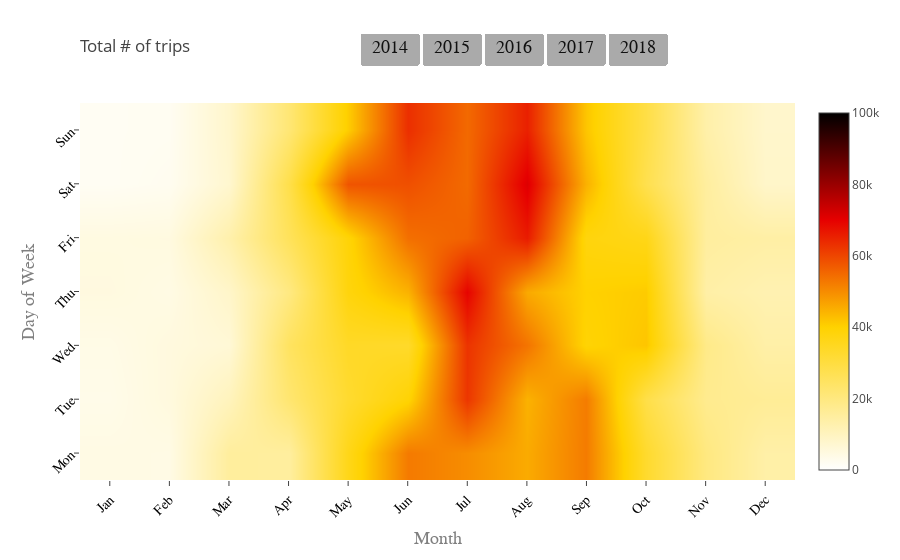

The notebook cell saved with this chart:
### Code cell
fig = go.Figure(data=data, layout=layout)
iplot(fig, filename='trip_count_heatmap.html')

### Figure 1 — Plotly figure (JSON) as saved in the notebook; plotly's stock layout.template omitted (floating-point values rounded to 4 significant figures)
{"data": [{"colorscale": "Hot", "hoverinfo": "text", "reversescale": true, "text": [["Month: Jan<br>Day of Week: Mon<br>Total trips: 11338", "Month: Feb<br>Day of Week: Mon<br>Total trips: 22155", "Month: Mar<br>Day of Week: Mon<br>Total trips: 28939", "Month: Apr<br>Day of Week: Mon<br>Total trips: 37971", "Month: May<br>Day of Week: Mon<br>Total trips: 64061", "Month: Jun<br>Day of Week: Mon<br>Total trips: 64535", "Month: Jul<br>Day of Week: Mon<br>Total trips: 69217", "Month: Aug<br>Day of Week: Mon<br>Total trips: 79950", "Month: Sep<br>Day of Week: Mon<br>Total trips: 64376", "Month: Oct<br>Day of Week: Mon<br>Total trips: 64769", "Month: Nov<br>Day of Week: Mon<br>Total trips: 33081", "Month: Dec<br>Day of Week: Mon<br>Total trips: 11801"], ["Month: Jan<br>Day of Week: Tue<br>Total trips: 13143", "Month: Feb<br>Day of Week: Tue<br>Total trips: 15090", "Month: Mar<br>Day of Week: Tue<br>Total trips: 38646", "Month: Apr<br>Day of Week: Tue<br>Total trips: 29691", "Month: May<br>Day of Week: Tue<br>Total trips: 53366", "Month: Jun<br>Day of Week: Tue<br>Total trips: 64763", "Month: Jul<br>Day of Week: Tue<br>Total trips: 68851", "Month: Aug<br>Day of Week: Tue<br>Total trips: 80257", "Month: Sep<br>Day of Week: Tue<br>Total trips: 60304", "Month: Oct<br>Day of Week: Tue<br>Total trips: 53881", "Month: Nov<br>Day of Week: Tue<br>Total trips: 48694", "Month: Dec<br>Day of Week: Tue<br>Total trips: 15032"], ["Month: Jan<br>Day of Week: Wed<br>Total trips: 14510", "Month: Feb<br>Day of Week: Wed<br>Total trips: 15011", "Month: Mar<br>Day of Week: Wed<br>Total trips: 30584", "Month: Apr<br>Day of Week: Wed<br>Total trips: 26142", "Month: May<br>Day of Week: Wed<br>Total trips: 41034", "Month: Jun<br>Day of Week: Wed<br>Total trips: 71877", "Month: Jul<br>Day of Week: Wed<br>Total trips: 61078", "Month: Aug<br>Day of Week: Wed<br>Total trips: 77489", "Month: Sep<br>Day of Week: Wed<br>Total trips: 47728", "Month: Oct<br>Day of Week: Wed<br>Total trips: 39920", "Month: Nov<br>Day of Week: Wed<br>Total trips: 39204", "Month: Dec<br>Day of Week: Wed<br>Total trips: 15201"], ["Month: Jan<br>Day of Week: Thu<br>Total trips: 18085", "Month: Feb<br>Day of Week: Thu<br>Total trips: 16763", "Month: Mar<br>Day of Week: Thu<br>Total trips: 27902", "Month: Apr<br>Day of Week: Thu<br>Total trips: 30965", "Month: May<br>Day of Week: Thu<br>Total trips: 49529", "Month: Jun<br>Day of Week: Thu<br>Total trips: 75455", "Month: Jul<br>Day of Week: Thu<br>Total trips: 59578", "Month: Aug<br>Day of Week: Thu<br>Total trips: 60109", "Month: Sep<br>Day of Week: Thu<br>Total trips: 69291", "Month: Oct<br>Day of Week: Thu<br>Total trips: 39285", "Month: Nov<br>Day of Week: Thu<br>Total trips: 35297", "Month: Dec<br>Day of Week: Thu<br>Total trips: 20051"], ["Month: Jan<br>Day of Week: Fri<br>Total trips: 16684", "Month: Feb<br>Day of Week: Fri<br>Total trips: 17745", "Month: Mar<br>Day of Week: Fri<br>Total trips: 25217", "Month: Apr<br>Day of Week: Fri<br>Total trips: 36186", "Month: May<br>Day of Week: Fri<br>Total trips: 50325", "Month: Jun<br>Day of Week: Fri<br>Total trips: 71160", "Month: Jul<br>Day of Week: Fri<br>Total trips: 80647", "Month: Aug<br>Day of Week: Fri<br>Total trips: 59179", "Month: Sep<br>Day of Week: Fri<br>Total trips: 70169", "Month: Oct<br>Day of Week: Fri<br>Total trips: 50278", "Month: Nov<br>Day of Week: Fri<br>Total trips: 32802", "Month: Dec<br>Day of Week: Fri<br>Total trips: 18897"], ["Month: Jan<br>Day of Week: Sat<br>Total trips: 11755", "Month: Feb<br>Day of Week: Sat<br>Total trips: 19039", "Month: Mar<br>Day of Week: Sat<br>Total trips: 20122", "Month: Apr<br>Day of Week: Sat<br>Total trips: 31900", "Month: May<br>Day of Week: Sat<br>Total trips: 44443", "Month: Jun<br>Day of Week: Sat<br>Total trips: 69118", "Month: Jul<br>Day of Week: Sat<br>Total trips: 94788", "Month: Aug<br>Day of Week: Sat<br>Total trips: 60410", "Month: Sep<br>Day of Week: Sat<br>Total trips: 61584", "Month: Oct<br>Day of Week: Sat<br>Total trips: 52948", "Month: Nov<br>Day of Week: Sat<br>Total trips: 26703", "Month: Dec<br>Day of Week: Sat<br>Total trips: 9384"], ["Month: Jan<br>Day of Week: Sun<br>Total trips: 7324", "Month: Feb<br>Day of Week: Sun<br>Total trips: 12317", "Month: Mar<br>Day of Week: Sun<br>Total trips: 14546", "Month: Apr<br>Day of Week: Sun<br>Total trips: 38780", "Month: May<br>Day of Week: Sun<br>Total trips: 60561", "Month: Jun<br>Day of Week: Sun<br>Total trips: 60965", "Month: Jul<br>Day of Week: Sun<br>Total trips: 83960", "Month: Aug<br>Day of Week: Sun<br>Total trips: 67194", "Month: Sep<br>Day of Week: Sun<br>Total trips: 65750", "Month: Oct<br>Day of Week: Sun<br>Total trips: 49113", "Month: Nov<br>Day of Week: Sun<br>Total trips: 24627", "Month: Dec<br>Day of Week: Sun<br>Total trips: 2864"]], "type": "heatmap", "uid": "1bf96918-3d0b-42de-92b9-d56f91278cb1", "x": ["Jan", "Feb", "Mar", "Apr", "May", "Jun", "Jul", "Aug", "Sep", "Oct", "Nov", "Dec"], "y": ["Mon", "Tue", "Wed", "Thu", "Fri", "Sat", "Sun"], "z": [[4260, 4108, 15402, 15172, 36283, 52582, 49920, 45618, 52362, 32812, 19851, 13759], [3477, 5209, 10422, 22496, 32618, 39319, 62319, 44620, 52267, 28587, 17632, 16424], [3852, 5164, 6436, 24990, 33894, 33371, 62642, 53435, 39310, 41812, 18589, 13746], [4963, 4240, 8409, 19770, 38137, 44623, 69565, 45854, 40040, 40994, 13920, 12215], [4722, 4924, 13063, 25827, 39014, 54097, 56059, 66110, 38023, 36433, 15185, 14152], [1882, 2384, 7545, 28391, 57944, 58670, 54877, 71087, 44688, 27714, 15186, 8422], [1920, 2058, 8031, 21830, 40855, 63345, 54958, 65393, 41823, 28961, 13512, 8059]], "zauto": false, "zmax": 100000, "zmin": 0, "zsmooth": "best"}, {"colorscale": "Hot", "hoverinfo": "text", "reversescale": true, "text": [["Month: Jan<br>Day of Week: Mon<br>Total trips: 7450", "Month: Feb<br>Day of Week: Mon<br>Total trips: 4910", "Month: Mar<br>Day of Week: Mon<br>Total trips: 19744", "Month: Apr<br>Day of Week: Mon<br>Total trips: 22994", "Month: May<br>Day of Week: Mon<br>Total trips: 41686", "Month: Jun<br>Day of Week: Mon<br>Total trips: 53372", "Month: Jul<br>Day of Week: Mon<br>Total trips: 60733", "Month: Aug<br>Day of Week: Mon<br>Total trips: 76318", "Month: Sep<br>Day of Week: Mon<br>Total trips: 58954", "Month: Oct<br>Day of Week: Mon<br>Total trips: 47000", "Month: Nov<br>Day of Week: Mon<br>Total trips: 38075", "Month: Dec<br>Day of Week: Mon<br>Total trips: 15257"], ["Month: Jan<br>Day of Week: Tue<br>Total trips: 8622", "Month: Feb<br>Day of Week: Tue<br>Total trips: 6997", "Month: Mar<br>Day of Week: Tue<br>Total trips: 17108", "Month: Apr<br>Day of Week: Tue<br>Total trips: 24450", "Month: May<br>Day of Week: Tue<br>Total trips: 31026", "Month: Jun<br>Day of Week: Tue<br>Total trips: 79601", "Month: Jul<br>Day of Week: Tue<br>Total trips: 61890", "Month: Aug<br>Day of Week: Tue<br>Total trips: 62929", "Month: Sep<br>Day of Week: Tue<br>Total trips: 65751", "Month: Oct<br>Day of Week: Tue<br>Total trips: 43532", "Month: Nov<br>Day of Week: Tue<br>Total trips: 33056", "Month: Dec<br>Day of Week: Tue<br>Total trips: 26560"], ["Month: Jan<br>Day of Week: Wed<br>Total trips: 9031", "Month: Feb<br>Day of Week: Wed<br>Total trips: 6637", "Month: Mar<br>Day of Week: Wed<br>Total trips: 14708", "Month: Apr<br>Day of Week: Wed<br>Total trips: 29847", "Month: May<br>Day of Week: Wed<br>Total trips: 36707", "Month: Jun<br>Day of Week: Wed<br>Total trips: 56504", "Month: Jul<br>Day of Week: Wed<br>Total trips: 81251", "Month: Aug<br>Day of Week: Wed<br>Total trips: 64767", "Month: Sep<br>Day of Week: Wed<br>Total trips: 71699", "Month: Oct<br>Day of Week: Wed<br>Total trips: 43944", "Month: Nov<br>Day of Week: Wed<br>Total trips: 32307", "Month: Dec<br>Day of Week: Wed<br>Total trips: 22906"], ["Month: Jan<br>Day of Week: Thu<br>Total trips: 10380", "Month: Feb<br>Day of Week: Thu<br>Total trips: 4580", "Month: Mar<br>Day of Week: Thu<br>Total trips: 14888", "Month: Apr<br>Day of Week: Thu<br>Total trips: 26559", "Month: May<br>Day of Week: Thu<br>Total trips: 47280", "Month: Jun<br>Day of Week: Thu<br>Total trips: 55255", "Month: Jul<br>Day of Week: Thu<br>Total trips: 78120", "Month: Aug<br>Day of Week: Thu<br>Total trips: 65534", "Month: Sep<br>Day of Week: Thu<br>Total trips: 54486", "Month: Oct<br>Day of Week: Thu<br>Total trips: 54599", "Month: Nov<br>Day of Week: Thu<br>Total trips: 24621", "Month: Dec<br>Day of Week: Thu<br>Total trips: 21297"], ["Month: Jan<br>Day of Week: Fri<br>Total trips: 12485", "Month: Feb<br>Day of Week: Fri<br>Total trips: 5989", "Month: Mar<br>Day of Week: Fri<br>Total trips: 15897", "Month: Apr<br>Day of Week: Fri<br>Total trips: 25145", "Month: May<br>Day of Week: Fri<br>Total trips: 53458", "Month: Jun<br>Day of Week: Fri<br>Total trips: 42321", "Month: Jul<br>Day of Week: Fri<br>Total trips: 93154", "Month: Aug<br>Day of Week: Fri<br>Total trips: 66614", "Month: Sep<br>Day of Week: Fri<br>Total trips: 50204", "Month: Oct<br>Day of Week: Fri<br>Total trips: 53318", "Month: Nov<br>Day of Week: Fri<br>Total trips: 22526", "Month: Dec<br>Day of Week: Fri<br>Total trips: 14377"], ["Month: Jan<br>Day of Week: Sat<br>Total trips: 7693", "Month: Feb<br>Day of Week: Sat<br>Total trips: 3937", "Month: Mar<br>Day of Week: Sat<br>Total trips: 13868", "Month: Apr<br>Day of Week: Sat<br>Total trips: 24383", "Month: May<br>Day of Week: Sat<br>Total trips: 52482", "Month: Jun<br>Day of Week: Sat<br>Total trips: 70840", "Month: Jul<br>Day of Week: Sat<br>Total trips: 80465", "Month: Aug<br>Day of Week: Sat<br>Total trips: 85093", "Month: Sep<br>Day of Week: Sat<br>Total trips: 66211", "Month: Oct<br>Day of Week: Sat<br>Total trips: 35376", "Month: Nov<br>Day of Week: Sat<br>Total trips: 16394", "Month: Dec<br>Day of Week: Sat<br>Total trips: 10504"], ["Month: Jan<br>Day of Week: Sun<br>Total trips: 3617", "Month: Feb<br>Day of Week: Sun<br>Total trips: 2088", "Month: Mar<br>Day of Week: Sun<br>Total trips: 11720", "Month: Apr<br>Day of Week: Sun<br>Total trips: 22850", "Month: May<br>Day of Week: Sun<br>Total trips: 39176", "Month: Jun<br>Day of Week: Sun<br>Total trips: 57954", "Month: Jul<br>Day of Week: Sun<br>Total trips: 78098", "Month: Aug<br>Day of Week: Sun<br>Total trips: 73774", "Month: Sep<br>Day of Week: Sun<br>Total trips: 59790", "Month: Oct<br>Day of Week: Sun<br>Total trips: 38743", "Month: Nov<br>Day of Week: Sun<br>Total trips: 26812", "Month: Dec<br>Day of Week: Sun<br>Total trips: 10161"]], "type": "heatmap", "uid": "10e9caa8-24ea-48a8-9dfb-10b4288b80f7", "visible": false, "x": ["Jan", "Feb", "Mar", "Apr", "May", "Jun", "Jul", "Aug", "Sep", "Oct", "Nov", "Dec"], "y": ["Mon", "Tue", "Wed", "Thu", "Fri", "Sat", "Sun"], "z": [[7450, 4910, 19744, 22994, 41686, 53372, 60733, 76318, 58954, 47000, 38075, 15257], [8622, 6997, 17108, 24450, 31026, 79601, 61890, 62929, 65751, 43532, 33056, 26560], [9031, 6637, 14708, 29847, 36707, 56504, 81251, 64767, 71699, 43944, 32307, 22906], [10380, 4580, 14888, 26559, 47280, 55255, 78120, 65534, 54486, 54599, 24621, 21297], [12485, 5989, 15897, 25145, 53458, 42321, 93154, 66614, 50204, 53318, 22526, 14377], [7693, 3937, 13868, 24383, 52482, 70840, 80465, 85093, 66211, 35376, 16394, 10504], [3617, 2088, 11720, 22850, 39176, 57954, 78098, 73774, 59790, 38743, 26812, 10161]], "zauto": false, "zmax": 100000, "zmin": 0, "zsmooth": "best"}, {"colorscale": "Hot", "hoverinfo": "text", "reversescale": true, "text": [["Month: Jan<br>Day of Week: Mon<br>Total trips: 11338", "Month: Feb<br>Day of Week: Mon<br>Total trips: 22155", "Month: Mar<br>Day of Week: Mon<br>Total trips: 28939", "Month: Apr<br>Day of Week: Mon<br>Total trips: 37971", "Month: May<br>Day of Week: Mon<br>Total trips: 64061", "Month: Jun<br>Day of Week: Mon<br>Total trips: 64535", "Month: Jul<br>Day of Week: Mon<br>Total trips: 69217", "Month: Aug<br>Day of Week: Mon<br>Total trips: 79950", "Month: Sep<br>Day of Week: Mon<br>Total trips: 64376", "Month: Oct<br>Day of Week: Mon<br>Total trips: 64769", "Month: Nov<br>Day of Week: Mon<br>Total trips: 33081", "Month: Dec<br>Day of Week: Mon<br>Total trips: 11801"], ["Month: Jan<br>Day of Week: Tue<br>Total trips: 13143", "Month: Feb<br>Day of Week: Tue<br>Total trips: 15090", "Month: Mar<br>Day of Week: Tue<br>Total trips: 38646", "Month: Apr<br>Day of Week: Tue<br>Total trips: 29691", "Month: May<br>Day of Week: Tue<br>Total trips: 53366", "Month: Jun<br>Day of Week: Tue<br>Total trips: 64763", "Month: Jul<br>Day of Week: Tue<br>Total trips: 68851", "Month: Aug<br>Day of Week: Tue<br>Total trips: 80257", "Month: Sep<br>Day of Week: Tue<br>Total trips: 60304", "Month: Oct<br>Day of Week: Tue<br>Total trips: 53881", "Month: Nov<br>Day of Week: Tue<br>Total trips: 48694", "Month: Dec<br>Day of Week: Tue<br>Total trips: 15032"], ["Month: Jan<br>Day of Week: Wed<br>Total trips: 14510", "Month: Feb<br>Day of Week: Wed<br>Total trips: 15011", "Month: Mar<br>Day of Week: Wed<br>Total trips: 30584", "Month: Apr<br>Day of Week: Wed<br>Total trips: 26142", "Month: May<br>Day of Week: Wed<br>Total trips: 41034", "Month: Jun<br>Day of Week: Wed<br>Total trips: 71877", "Month: Jul<br>Day of Week: Wed<br>Total trips: 61078", "Month: Aug<br>Day of Week: Wed<br>Total trips: 77489", "Month: Sep<br>Day of Week: Wed<br>Total trips: 47728", "Month: Oct<br>Day of Week: Wed<br>Total trips: 39920", "Month: Nov<br>Day of Week: Wed<br>Total trips: 39204", "Month: Dec<br>Day of Week: Wed<br>Total trips: 15201"], ["Month: Jan<br>Day of Week: Thu<br>Total trips: 18085", "Month: Feb<br>Day of Week: Thu<br>Total trips: 16763", "Month: Mar<br>Day of Week: Thu<br>Total trips: 27902", "Month: Apr<br>Day of Week: Thu<br>Total trips: 30965", "Month: May<br>Day of Week: Thu<br>Total trips: 49529", "Month: Jun<br>Day of Week: Thu<br>Total trips: 75455", "Month: Jul<br>Day of Week: Thu<br>Total trips: 59578", "Month: Aug<br>Day of Week: Thu<br>Total trips: 60109", "Month: Sep<br>Day of Week: Thu<br>Total trips: 69291", "Month: Oct<br>Day of Week: Thu<br>Total trips: 39285", "Month: Nov<br>Day of Week: Thu<br>Total trips: 35297", "Month: Dec<br>Day of Week: Thu<br>Total trips: 20051"], ["Month: Jan<br>Day of Week: Fri<br>Total trips: 16684", "Month: Feb<br>Day of Week: Fri<br>Total trips: 17745", "Month: Mar<br>Day of Week: Fri<br>Total trips: 25217", "Month: Apr<br>Day of Week: Fri<br>Total trips: 36186", "Month: May<br>Day of Week: Fri<br>Total trips: 50325", "Month: Jun<br>Day of Week: Fri<br>Total trips: 71160", "Month: Jul<br>Day of Week: Fri<br>Total trips: 80647", "Month: Aug<br>Day of Week: Fri<br>Total trips: 59179", "Month: Sep<br>Day of Week: Fri<br>Total trips: 70169", "Month: Oct<br>Day of Week: Fri<br>Total trips: 50278", "Month: Nov<br>Day of Week: Fri<br>Total trips: 32802", "Month: Dec<br>Day of Week: Fri<br>Total trips: 18897"], ["Month: Jan<br>Day of Week: Sat<br>Total trips: 11755", "Month: Feb<br>Day of Week: Sat<br>Total trips: 19039", "Month: Mar<br>Day of Week: Sat<br>Total trips: 20122", "Month: Apr<br>Day of Week: Sat<br>Total trips: 31900", "Month: May<br>Day of Week: Sat<br>Total trips: 44443", "Month: Jun<br>Day of Week: Sat<br>Total trips: 69118", "Month: Jul<br>Day of Week: Sat<br>Total trips: 94788", "Month: Aug<br>Day of Week: Sat<br>Total trips: 60410", "Month: Sep<br>Day of Week: Sat<br>Total trips: 61584", "Month: Oct<br>Day of Week: Sat<br>Total trips: 52948", "Month: Nov<br>Day of Week: Sat<br>Total trips: 26703", "Month: Dec<br>Day of Week: Sat<br>Total trips: 9384"], ["Month: Jan<br>Day of Week: Sun<br>Total trips: 7324", "Month: Feb<br>Day of Week: Sun<br>Total trips: 12317", "Month: Mar<br>Day of Week: Sun<br>Total trips: 14546", "Month: Apr<br>Day of Week: Sun<br>Total trips: 38780", "Month: May<br>Day of Week: Sun<br>Total trips: 60561", "Month: Jun<br>Day of Week: Sun<br>Total trips: 60965", "Month: Jul<br>Day of Week: Sun<br>Total trips: 83960", "Month: Aug<br>Day of Week: Sun<br>Total trips: 67194", "Month: Sep<br>Day of Week: Sun<br>Total trips: 65750", "Month: Oct<br>Day of Week: Sun<br>Total trips: 49113", "Month: Nov<br>Day of Week: Sun<br>Total trips: 24627", "Month: Dec<br>Day of Week: Sun<br>Total trips: 2864"]], "type": "heatmap", "uid": "b3b47d5b-bfa7-43b4-aa26-7d3e8d5ea496", "visible": false, "x": ["Jan", "Feb", "Mar", "Apr", "May", "Jun", "Jul", "Aug", "Sep", "Oct", "Nov", "Dec"], "y": ["Mon", "Tue", "Wed", "Thu", "Fri", "Sat", "Sun"], "z": [[11338, 22155, 28939, 37971, 64061, 64535, 69217, 79950, 64376, 64769, 33081, 11801], [13143, 15090, 38646, 29691, 53366, 64763, 68851, 80257, 60304, 53881, 48694, 15032], [14510, 15011, 30584, 26142, 41034, 71877, 61078, 77489, 47728, 39920, 39204, 15201], [18085, 16763, 27902, 30965, 49529, 75455, 59578, 60109, 69291, 39285, 35297, 20051], [16684, 17745, 25217, 36186, 50325, 71160, 80647, 59179, 70169, 50278, 32802, 18897], [11755, 19039, 20122, 31900, 44443, 69118, 94788, 60410, 61584, 52948, 26703, 9384], [7324, 12317, 14546, 38780, 60561, 60965, 83960, 67194, 65750, 49113, 24627, 2864]], "zauto": false, "zmax": 100000, "zmin": 0, "zsmooth": "best"}, {"colorscale": "Hot", "hoverinfo": "text", "reversescale": true, "text": [["Month: Jan<br>Day of Week: Mon<br>Total trips: 17456", "Month: Feb<br>Day of Week: Mon<br>Total trips: 29108", "Month: Mar<br>Day of Week: Mon<br>Total trips: 22035", "Month: Apr<br>Day of Week: Mon<br>Total trips: 34940", "Month: May<br>Day of Week: Mon<br>Total trips: 62602", "Month: Jun<br>Day of Week: Mon<br>Total trips: 65336", "Month: Jul<br>Day of Week: Mon<br>Total trips: 90389", "Month: Aug<br>Day of Week: Mon<br>Total trips: 71820", "Month: Sep<br>Day of Week: Mon<br>Total trips: 66236", "Month: Oct<br>Day of Week: Mon<br>Total trips: 64128", "Month: Nov<br>Day of Week: Mon<br>Total trips: 34241", "Month: Dec<br>Day of Week: Mon<br>Total trips: 20705"], ["Month: Jan<br>Day of Week: Tue<br>Total trips: 23389", "Month: Feb<br>Day of Week: Tue<br>Total trips: 25556", "Month: Mar<br>Day of Week: Tue<br>Total trips: 23129", "Month: Apr<br>Day of Week: Tue<br>Total trips: 43114", "Month: May<br>Day of Week: Tue<br>Total trips: 53486", "Month: Jun<br>Day of Week: Tue<br>Total trips: 68918", "Month: Jul<br>Day of Week: Tue<br>Total trips: 77042", "Month: Aug<br>Day of Week: Tue<br>Total trips: 92675", "Month: Sep<br>Day of Week: Tue<br>Total trips: 65727", "Month: Oct<br>Day of Week: Tue<br>Total trips: 52639", "Month: Nov<br>Day of Week: Tue<br>Total trips: 34823", "Month: Dec<br>Day of Week: Tue<br>Total trips: 18401"], ["Month: Jan<br>Day of Week: Wed<br>Total trips: 17507", "Month: Feb<br>Day of Week: Wed<br>Total trips: 26379", "Month: Mar<br>Day of Week: Wed<br>Total trips: 26064", "Month: Apr<br>Day of Week: Wed<br>Total trips: 31966", "Month: May<br>Day of Week: Wed<br>Total trips: 57681", "Month: Jun<br>Day of Week: Wed<br>Total trips: 60620", "Month: Jul<br>Day of Week: Wed<br>Total trips: 67790", "Month: Aug<br>Day of Week: Wed<br>Total trips: 92422", "Month: Sep<br>Day of Week: Wed<br>Total trips: 61333", "Month: Oct<br>Day of Week: Wed<br>Total trips: 48509", "Month: Nov<br>Day of Week: Wed<br>Total trips: 35888", "Month: Dec<br>Day of Week: Wed<br>Total trips: 16750"], ["Month: Jan<br>Day of Week: Thu<br>Total trips: 15143", "Month: Feb<br>Day of Week: Thu<br>Total trips: 19886", "Month: Mar<br>Day of Week: Thu<br>Total trips: 25889", "Month: Apr<br>Day of Week: Thu<br>Total trips: 31238", "Month: May<br>Day of Week: Thu<br>Total trips: 47560", "Month: Jun<br>Day of Week: Thu<br>Total trips: 83398", "Month: Jul<br>Day of Week: Thu<br>Total trips: 67153", "Month: Aug<br>Day of Week: Thu<br>Total trips: 85268", "Month: Sep<br>Day of Week: Thu<br>Total trips: 65150", "Month: Oct<br>Day of Week: Thu<br>Total trips: 56841", "Month: Nov<br>Day of Week: Thu<br>Total trips: 35113", "Month: Dec<br>Day of Week: Thu<br>Total trips: 17427"], ["Month: Jan<br>Day of Week: Fri<br>Total trips: 15141", "Month: Feb<br>Day of Week: Fri<br>Total trips: 22894", "Month: Mar<br>Day of Week: Fri<br>Total trips: 30387", "Month: Apr<br>Day of Week: Fri<br>Total trips: 35897", "Month: May<br>Day of Week: Fri<br>Total trips: 36443", "Month: Jun<br>Day of Week: Fri<br>Total trips: 86078", "Month: Jul<br>Day of Week: Fri<br>Total trips: 70225", "Month: Aug<br>Day of Week: Fri<br>Total trips: 73081", "Month: Sep<br>Day of Week: Fri<br>Total trips: 82373", "Month: Oct<br>Day of Week: Fri<br>Total trips: 52939", "Month: Nov<br>Day of Week: Fri<br>Total trips: 24280", "Month: Dec<br>Day of Week: Fri<br>Total trips: 24919"], ["Month: Jan<br>Day of Week: Sat<br>Total trips: 13401", "Month: Feb<br>Day of Week: Sat<br>Total trips: 21551", "Month: Mar<br>Day of Week: Sat<br>Total trips: 10745", "Month: Apr<br>Day of Week: Sat<br>Total trips: 48132", "Month: May<br>Day of Week: Sat<br>Total trips: 44719", "Month: Jun<br>Day of Week: Sat<br>Total trips: 73455", "Month: Jul<br>Day of Week: Sat<br>Total trips: 102427", "Month: Aug<br>Day of Week: Sat<br>Total trips: 79619", "Month: Sep<br>Day of Week: Sat<br>Total trips: 80169", "Month: Oct<br>Day of Week: Sat<br>Total trips: 30485", "Month: Nov<br>Day of Week: Sat<br>Total trips: 11625", "Month: Dec<br>Day of Week: Sat<br>Total trips: 14601"], ["Month: Jan<br>Day of Week: Sun<br>Total trips: 9905", "Month: Feb<br>Day of Week: Sun<br>Total trips: 20969", "Month: Mar<br>Day of Week: Sun<br>Total trips: 15157", "Month: Apr<br>Day of Week: Sun<br>Total trips: 43391", "Month: May<br>Day of Week: Sun<br>Total trips: 43503", "Month: Jun<br>Day of Week: Sun<br>Total trips: 67359", "Month: Jul<br>Day of Week: Sun<br>Total trips: 90116", "Month: Aug<br>Day of Week: Sun<br>Total trips: 62754", "Month: Sep<br>Day of Week: Sun<br>Total trips: 64501", "Month: Oct<br>Day of Week: Sun<br>Total trips: 48563", "Month: Nov<br>Day of Week: Sun<br>Total trips: 13769", "Month: Dec<br>Day of Week: Sun<br>Total trips: 12593"]], "type": "heatmap", "uid": "fe6802be-f716-4a4f-8dd4-9ed06e82c19f", "visible": false, "x": ["Jan", "Feb", "Mar", "Apr", "May", "Jun", "Jul", "Aug", "Sep", "Oct", "Nov", "Dec"], "y": ["Mon", "Tue", "Wed", "Thu", "Fri", "Sat", "Sun"], "z": [[17456, 29108, 22035, 34940, 62602, 65336, 90389, 71820, 66236, 64128, 34241, 20705], [23389, 25556, 23129, 43114, 53486, 68918, 77042, 92675, 65727, 52639, 34823, 18401], [17507, 26379, 26064, 31966, 57681, 60620, 67790, 92422, 61333, 48509, 35888, 16750], [15143, 19886, 25889, 31238, 47560, 83398, 67153, 85268, 65150, 56841, 35113, 17427], [15141, 22894, 30387, 35897, 36443, 86078, 70225, 73081, 82373, 52939, 24280, 24919], [13401, 21551, 10745, 48132, 44719, 73455, 102427, 79619, 80169, 30485, 11625, 14601], [9905, 20969, 15157, 43391, 43503, 67359, 90116, 62754, 64501, 48563, 13769, 12593]], "zauto": false, "zmax": 100000, "zmin": 0, "zsmooth": "best"}, {"colorscale": "Hot", "hoverinfo": "text", "reversescale": true, "text": [["Month: Jan<br>Day of Week: Mon<br>Total trips: 15646", "Month: Feb<br>Day of Week: Mon<br>Total trips: 15538", "Month: Mar<br>Day of Week: Mon<br>Total trips: 25147", "Month: Apr<br>Day of Week: Mon<br>Total trips: 38502", "Month: May<br>Day of Week: Mon<br>Total trips: 45712", "Month: Jun<br>Day of Week: Mon<br>Total trips: 61977", "Month: Jul<br>Day of Week: Mon<br>Total trips: 92098", "Month: Aug<br>Day of Week: Mon<br>Total trips: 63376", "Month: Sep<br>Day of Week: Mon<br>Total trips: 59055", "Month: Oct<br>Day of Week: Mon<br>Total trips: 65598", "Month: Nov<br>Day of Week: Mon<br>Total trips: 25103", "Month: Dec<br>Day of Week: Mon<br>Total trips: 20799"], ["Month: Jan<br>Day of Week: Tue<br>Total trips: 18727", "Month: Feb<br>Day of Week: Tue<br>Total trips: 18994", "Month: Mar<br>Day of Week: Tue<br>Total trips: 23030", "Month: Apr<br>Day of Week: Tue<br>Total trips: 29248", "Month: May<br>Day of Week: Tue<br>Total trips: 74953", "Month: Jun<br>Day of Week: Tue<br>Total trips: 60998", "Month: Jul<br>Day of Week: Tue<br>Total trips: 92337", "Month: Aug<br>Day of Week: Tue<br>Total trips: 63065", "Month: Sep<br>Day of Week: Tue<br>Total trips: 63271", "Month: Oct<br>Day of Week: Tue<br>Total trips: 67660", "Month: Nov<br>Day of Week: Tue<br>Total trips: 25706", "Month: Dec<br>Day of Week: Tue<br>Total trips: 20572"], ["Month: Jan<br>Day of Week: Wed<br>Total trips: 21739", "Month: Feb<br>Day of Week: Wed<br>Total trips: 20141", "Month: Mar<br>Day of Week: Wed<br>Total trips: 26516", "Month: Apr<br>Day of Week: Wed<br>Total trips: 28726", "Month: May<br>Day of Week: Wed<br>Total trips: 69452", "Month: Jun<br>Day of Week: Wed<br>Total trips: 70746", "Month: Jul<br>Day of Week: Wed<br>Total trips: 73864", "Month: Aug<br>Day of Week: Wed<br>Total trips: 87877", "Month: Sep<br>Day of Week: Wed<br>Total trips: 65108", "Month: Oct<br>Day of Week: Wed<br>Total trips: 63491", "Month: Nov<br>Day of Week: Wed<br>Total trips: 25413", "Month: Dec<br>Day of Week: Wed<br>Total trips: 23213"], ["Month: Jan<br>Day of Week: Thu<br>Total trips: 16964", "Month: Feb<br>Day of Week: Thu<br>Total trips: 18640", "Month: Mar<br>Day of Week: Thu<br>Total trips: 30034", "Month: Apr<br>Day of Week: Thu<br>Total trips: 34886", "Month: May<br>Day of Week: Thu<br>Total trips: 71870", "Month: Jun<br>Day of Week: Thu<br>Total trips: 60613", "Month: Jul<br>Day of Week: Thu<br>Total trips: 71488", "Month: Aug<br>Day of Week: Thu<br>Total trips: 92665", "Month: Sep<br>Day of Week: Thu<br>Total trips: 61528", "Month: Oct<br>Day of Week: Thu<br>Total trips: 50325", "Month: Nov<br>Day of Week: Thu<br>Total trips: 32846", "Month: Dec<br>Day of Week: Thu<br>Total trips: 20761"], ["Month: Jan<br>Day of Week: Fri<br>Total trips: 16930", "Month: Feb<br>Day of Week: Fri<br>Total trips: 14581", "Month: Mar<br>Day of Week: Fri<br>Total trips: 31951", "Month: Apr<br>Day of Week: Fri<br>Total trips: 30567", "Month: May<br>Day of Week: Fri<br>Total trips: 50650", "Month: Jun<br>Day of Week: Fri<br>Total trips: 72326", "Month: Jul<br>Day of Week: Fri<br>Total trips: 71840", "Month: Aug<br>Day of Week: Fri<br>Total trips: 86914", "Month: Sep<br>Day of Week: Fri<br>Total trips: 59190", "Month: Oct<br>Day of Week: Fri<br>Total trips: 39811", "Month: Nov<br>Day of Week: Fri<br>Total trips: 32325", "Month: Dec<br>Day of Week: Fri<br>Total trips: 18536"], ["Month: Jan<br>Day of Week: Sat<br>Total trips: 11614", "Month: Feb<br>Day of Week: Sat<br>Total trips: 7886", "Month: Mar<br>Day of Week: Sat<br>Total trips: 19829", "Month: Apr<br>Day of Week: Sat<br>Total trips: 17015", "Month: May<br>Day of Week: Sat<br>Total trips: 48603", "Month: Jun<br>Day of Week: Sat<br>Total trips: 77107", "Month: Jul<br>Day of Week: Sat<br>Total trips: 68129", "Month: Aug<br>Day of Week: Sat<br>Total trips: 72234", "Month: Sep<br>Day of Week: Sat<br>Total trips: 63993", "Month: Oct<br>Day of Week: Sat<br>Total trips: 30252", "Month: Nov<br>Day of Week: Sat<br>Total trips: 16524", "Month: Dec<br>Day of Week: Sat<br>Total trips: 12161"], ["Month: Jan<br>Day of Week: Sun<br>Total trips: 8084", "Month: Feb<br>Day of Week: Sun<br>Total trips: 7155", "Month: Mar<br>Day of Week: Sun<br>Total trips: 17969", "Month: Apr<br>Day of Week: Sun<br>Total trips: 21160", "Month: May<br>Day of Week: Sun<br>Total trips: 39904", "Month: Jun<br>Day of Week: Sun<br>Total trips: 54630", "Month: Jul<br>Day of Week: Sun<br>Total trips: 74930", "Month: Aug<br>Day of Week: Sun<br>Total trips: 64609", "Month: Sep<br>Day of Week: Sun<br>Total trips: 65926", "Month: Oct<br>Day of Week: Sun<br>Total trips: 27727", "Month: Nov<br>Day of Week: Sun<br>Total trips: 10856", "Month: Dec<br>Day of Week: Sun<br>Total trips: 12928"]], "type": "heatmap", "uid": "b2693269-84dd-4f7c-ab28-0483dd988726", "visible": false, "x": ["Jan", "Feb", "Mar", "Apr", "May", "Jun", "Jul", "Aug", "Sep", "Oct", "Nov", "Dec"], "y": ["Mon", "Tue", "Wed", "Thu", "Fri", "Sat", "Sun"], "z": [[15646, 15538, 25147, 38502, 45712, 61977, 92098, 63376, 59055, 65598, 25103, 20799], [18727, 18994, 23030, 29248, 74953, 60998, 92337, 63065, 63271, 67660, 25706, 20572], [21739, 20141, 26516, 28726, 69452, 70746, 73864, 87877, 65108, 63491, 25413, 23213], [16964, 18640, 30034, 34886, 71870, 60613, 71488, 92665, 61528, 50325, 32846, 20761], [16930, 14581, 31951, 30567, 50650, 72326, 71840, 86914, 59190, 39811, 32325, 18536], [11614, 7886, 19829, 17015, 48603, 77107, 68129, 72234, 63993, 30252, 16524, 12161], [8084, 7155, 17969, 21160, 39904, 54630, 74930, 64609, 65926, 27727, 10856, 12928]], "zauto": false, "zmax": 100000, "zmin": 0, "zsmooth": "best"}], "layout": {"title": {"text": "Total # of trips", "x": 0, "xref": "paper"}, "updatemenus": [{"active": -1, "bgcolor": "#AAAAAA", "bordercolor": "#FFFFFF", "buttons": [{"args": [{"visible": [true, false, false, false, false]}], "label": "2014", "method": "update"}, {"args": [{"visible": [false, true, false, false, false]}], "label": "2015", "method": "update"}, {"args": [{"visible": [false, false, true, false, false]}], "label": "2016", "method": "update"}, {"args": [{"visible": [false, false, false, true, false]}], "label": "2017", "method": "update"}, {"args": [{"visible": [false, false, false, false, true]}], "label": "2018", "method": "update"}], "direction": "left", "font": {"color": "#101010", "family": "Old Standard TT, serif", "size": 18}, "pad": {"r": 20, "t": 20}, "showactive": true, "type": "buttons", "x": 0.62, "xanchor": "center", "y": 1.1, "yanchor": "bottom"}], "xaxis": {"exponentformat": "e", "showexponent": "all", "showticklabels": true, "tickangle": -45, "tickfont": {"color": "black", "family": "Old Standard TT, serif", "size": 14}, "title": {"font": {"color": "grey", "family": "Arial, sans-serif", "size": 18}, "text": "Month"}}, "yaxis": {"exponentformat": "e", "showexponent": "all", "showticklabels": true, "tickangle": -45, "tickfont": {"color": "black", "family": "Old Standard TT, serif", "size": 14}, "title": {"font": {"color": "grey", "family": "Arial, sans-serif", "size": 18}, "text": "Day of Week"}}}}
